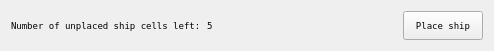
  <widget class="QWidget" name="layoutWidget">
   <property name="geometry">
    <rect>
     <x>20</x>
     <y>370</y>
     <width>494</width>
     <height>51</height>
    </rect>
   </property>
   <layout class="QHBoxLayout" name="horizontalLayout_2">
    <item>
     <layout class="QHBoxLayout" name="horizontalLayout">
      <item>
       <widget class="QLabel" name="label">
        <property name="font">
         <font>
          <family>Terminal</family>
          <pointsize>7</pointsize>
         </font>
        </property>
        <property name="text">
         <string>Number of unplaced ship cells left:</string>
        </property>
       </widget>
      </item>
      <item>
       <widget class="QLabel" name="label_3">
        <property name="font">
         <font>
          <family>Terminal</family>
          <pointsize>7</pointsize>
         </font>
        </property>
        <property name="text">
         <string>5</string>
        </property>
       </widget>
      </item>
     </layout>
    </item>
    <item>
     <spacer name="horizontalSpacer">
      <property name="orientation">
       <enum>Qt::Horizontal</enum>
      </property>
      <property name="sizeHint" stdset="0">
       <size>
        <width>80</width>
        <height>20</height>
       </size>
      </property>
     </spacer>
    </item>
    <item>
     <widget class="QPushButton" name="pushButton_11">
      <property name="enabled">
       <bool>true</bool>
      </property>
      <property name="sizePolicy">
       <sizepolicy hsizetype="Minimum" vsizetype="Preferred">
        <horstretch>0</horstretch>
        <verstretch>0</verstretch>
       </sizepolicy>
      </property>
      <property name="font">
       <font>
        <family>Terminal</family>
        <pointsize>7</pointsize>
       </font>
      </property>
      <property name="cursor">
       <cursorShape>PointingHandCursor</cursorShape>
      </property>
      <property name="locale">
       <locale language="Ukrainian" country="Ukraine"/>
      </property>
      <property name="text">
       <string>Place ship</string>
      </property>
      <property name="checkable">
       <bool>false</bool>
      </property>
     </widget>
    </item>
   </layout>
  </widget>
